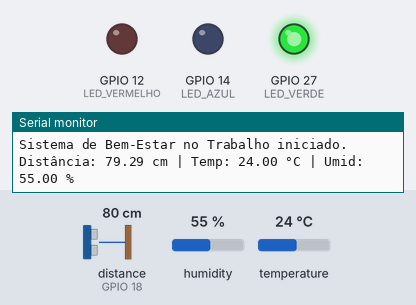
Recording of a sketch running on a simulated ESP32. Shown: output pins drawn as LEDs (lit = HIGH), the last lines printed to the serial monitor. Wiring (from diagram.json): ultrasonic range finder: trigger GPIO 5; echo GPIO 18. Dashed ring = blinking. Inputs (shaded band) come from the test bench; at power-on: temperature 24 °C, distance to the obstacle (sensor on GPIO 18) 80 cm, humidity 55 %. The echo pulse lasts 58.3 µs per cm; WiFi joins after 1.5 s; servers stay silent unless stated; no MQTT or app messages arrive unless stated; pins used as bus, display or sensor lines are not drawn.

Above: at 2.7 s.
2.8 s: temperature set to 29.2 °C
5.5 s: temperature set to 30.5 °C
At 5.68 s:
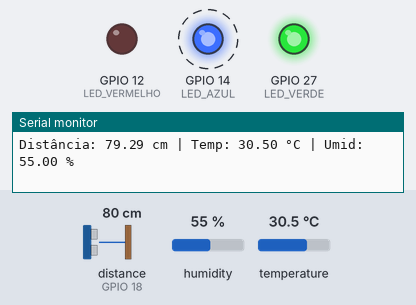
11.5 s: distance to the obstacle (sensor on GPIO 18) set to 12 cm
14.3 s: distance to the obstacle (sensor on GPIO 18) set to 9 cm
At 16.2 s:
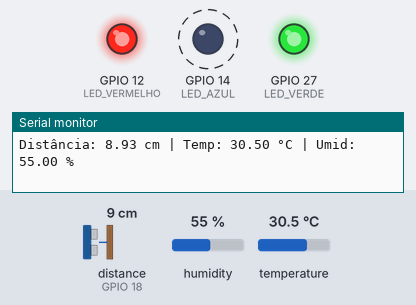
20.3 s: distance to the obstacle (sensor on GPIO 18) set to 18 cm
At 23.7 s:
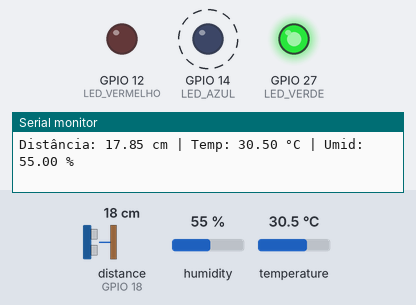
26.3 s: distance to the obstacle (sensor on GPIO 18) set to 2 cm
At 27.36 s:
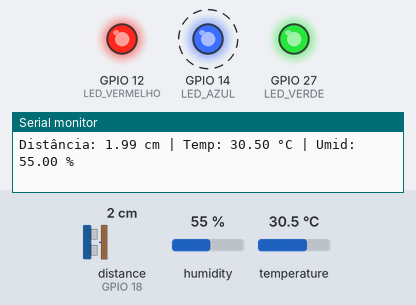
Timing chart, 0 to 33.3 s (numbered marks = the images above; inputs shaded):
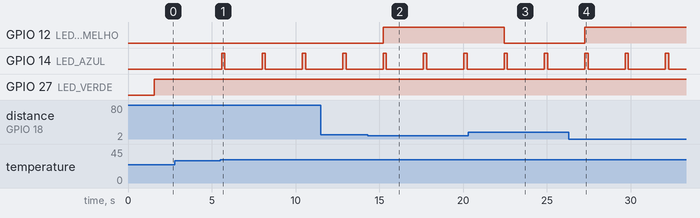

The sketch:

sketch.ino
```cpp
#include <WiFi.h>
#include <PubSubClient.h>
#include <DHT.h>

#define TRIG_PIN 5
#define ECHO_PIN 18
#define DHT_PIN 15
#define LED_VERMELHO 12
#define LED_AZUL 14
#define LED_VERDE 27
#define DHTTYPE DHT22

DHT dht(DHT_PIN, DHTTYPE);

const char* ssid = "Wokwi-GUEST";
const char* password = "";
const char* mqttServer = "test.mosquitto.org";
int mqttPort = 1883;

WiFiClient espClient;
PubSubClient client(espClient);

// ------------------------  Wi-Fi ------------------------
void conectarWiFi() {
  Serial.print("Conectando ao Wi-Fi");
  WiFi.begin(ssid, password);
  while (WiFi.status() != WL_CONNECTED) {
    delay(500);
    Serial.print(".");
  }
  Serial.println("\nWi-Fi conectado");
  Serial.print("IP: ");
  Serial.println(WiFi.localIP());
}

// ------------------------ MQTT ------------------------
void conectarMQTT() {
  while (!client.connected()) {
    Serial.print("Conectando ao MQTT...");
    if (client.connect("ESP32_BemEstar")) {
      Serial.println("Conectado");
    } else {
      Serial.print("Falha, rc=");
      Serial.print(client.state());
      Serial.println(" Tentando novamente em 2s");
      delay(2000);
    }
  }
}

// ------------------------ ULTRASSÔNICO ------------------------
float lerDistancia() {
  digitalWrite(TRIG_PIN, LOW);
  delayMicroseconds(2);
  digitalWrite(TRIG_PIN, HIGH);
  delayMicroseconds(10);
  digitalWrite(TRIG_PIN, LOW);

  long duracao = pulseIn(ECHO_PIN, HIGH);
  float distancia = duracao * 0.034 / 2; // em centímetros
  return distancia;
}

// ------------------------ DHT22 ------------------------
void lerDHT(float &temperatura, float &umidade) {
  temperatura = dht.readTemperature();
  umidade = dht.readHumidity();
}

// ------------------------ VOID SETUP ------------------------
void setup() {
  Serial.begin(115200);

  pinMode(TRIG_PIN, OUTPUT);
  pinMode(ECHO_PIN, INPUT);
  pinMode(LED_VERMELHO, OUTPUT);
  pinMode(LED_AZUL, OUTPUT);
  pinMode(LED_VERDE, OUTPUT);

  dht.begin();
  conectarWiFi();
  client.setServer(mqttServer, mqttPort);
  conectarMQTT();

  Serial.println("Sistema de Bem-Estar no Trabalho iniciado.");
}

// ------------------------ VOID LOOP ------------------------
void loop() {
  if (!client.connected()) {
    conectarMQTT();
  }
  client.loop();

  float distancia = lerDistancia();
  float temperatura, umidade;
  lerDHT(temperatura, umidade);

  Serial.print("Distância: ");
  Serial.print(distancia);
  Serial.print(" cm | Temp: ");
  Serial.print(temperatura);
  Serial.print(" °C | Umid: ");
  Serial.print(umidade);
  Serial.println(" %");

  if (distancia < 10) {
    digitalWrite(LED_VERMELHO, HIGH);
  } else {
    digitalWrite(LED_VERMELHO, LOW);
  }

  if (temperatura > 30) {
    digitalWrite(LED_AZUL, HIGH);
    delay(200);
    digitalWrite(LED_AZUL, LOW);
    delay(200);
  }
  digitalWrite(LED_VERDE, HIGH);

  String payload = String("{\"distancia\":") + distancia +
                   ",\"temperatura\":" + temperatura +
                   ",\"umidade\":" + umidade + "}";
  client.publish("gs/bemestar", payload.c_str());

  delay(2000);
}
```

Measured:
- the behaviour switches between 30 and 30.1 °C on temperature (found by bisection; images 0 and 1)
- the behaviour switches between 11 and 10 cm on distance to the obstacle (sensor on GPIO 18) (found by bisection; images 1 and 2)
- after the input at 5.5 s, GPIO 14 (LED_AZUL): alternates HIGH for 0.20 s and LOW for 2.2 s, starting after 0.09 s
- after the input at 14.3 s, GPIO 12 (LED_VERMELHO): LOW → HIGH after 0.92 s
- after the input at 20.3 s, GPIO 12 (LED_VERMELHO): HIGH → LOW after 2.1 s
- after the input at 26.3 s, GPIO 12 (LED_VERMELHO): LOW → HIGH after 0.96 s
